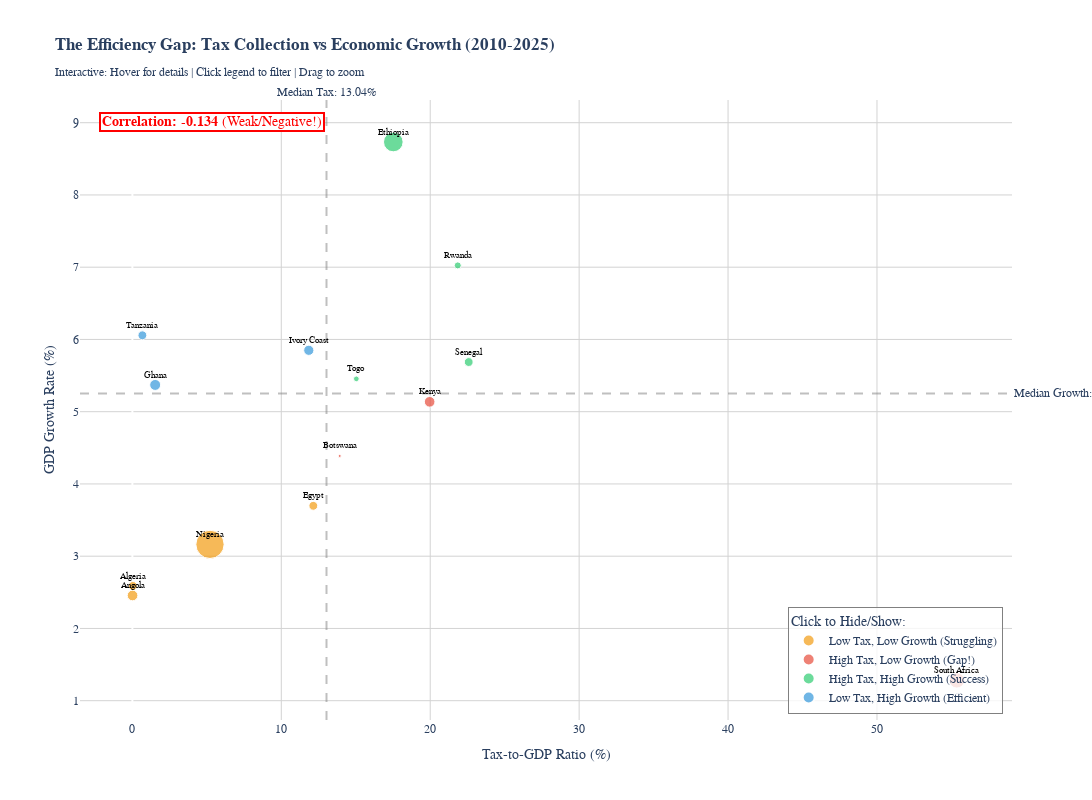

Here is the notebook cell this chart was saved with:
### Markdown cell above
## Chart 1: Interactive Efficiency Gap Quadrants
**Features:**
- Hover tooltips showing exact values
- Zoom and pan capabilities
- Click legend to hide/show countries
- Color-coded by performance quadrant

### Code cell
# Calculate averages per country (2010-2025)
country_avg = recent_df.groupby('Country').agg({
    'Tax_to_GDP_Ratio': 'mean',
    'GDP Growth Rate': 'mean',
    'Population': 'mean',
    'Capital Expenditure': 'mean',
    'Government Debt': 'mean'
}).reset_index()

# Define quadrants
tax_median = country_avg['Tax_to_GDP_Ratio'].median()
growth_median = country_avg['GDP Growth Rate'].median()

def classify_quadrant(row):
    if row['Tax_to_GDP_Ratio'] >= tax_median and row['GDP Growth Rate'] >= growth_median:
        return 'High Tax, High Growth (Success)'
    elif row['Tax_to_GDP_Ratio'] < tax_median and row['GDP Growth Rate'] >= growth_median:
        return 'Low Tax, High Growth (Efficient)'
    elif row['Tax_to_GDP_Ratio'] >= tax_median and row['GDP Growth Rate'] < growth_median:
        return 'High Tax, Low Growth (Gap!)'
    else:
        return 'Low Tax, Low Growth (Struggling)'

country_avg['Quadrant'] = country_avg.apply(classify_quadrant, axis=1)

# Create interactive scatter plot
fig1 = px.scatter(
    country_avg,
    x='Tax_to_GDP_Ratio',
    y='GDP Growth Rate',
    color='Quadrant',
    size='Population',
    hover_name='Country',
    hover_data={
        'Tax_to_GDP_Ratio': ':.2f',
        'GDP Growth Rate': ':.2f',
        'Population': ':,.0f',
        'Capital Expenditure': ':,.0f',
        'Government Debt': ':,.0f',
        'Quadrant': True
    },
    labels={
        'Tax_to_GDP_Ratio': 'Tax-to-GDP Ratio (%)',
        'GDP Growth Rate': 'GDP Growth Rate (%)',
        'Population': 'Population',
        'Capital Expenditure': 'Capital Expenditure (Million)',
        'Government Debt': 'Government Debt (Million)'
    },
    title='<b>The Efficiency Gap: Tax Collection vs Economic Growth (2010-2025)</b><br><sub>Interactive: Hover for details | Click legend to filter | Drag to zoom</sub>',
    color_discrete_map={
        'High Tax, High Growth (Success)': '#2ecc71',
        'Low Tax, High Growth (Efficient)': '#3498db',
        'High Tax, Low Growth (Gap!)': '#e74c3c',
        'Low Tax, Low Growth (Struggling)': '#f39c12'
    },
    width=1200,
    height=800
)

# Add quadrant lines
fig1.add_hline(y=growth_median, line_dash="dash", line_color="gray", opacity=0.5,
               annotation_text=f"Median Growth: {growth_median:.2f}%", annotation_position="right")
fig1.add_vline(x=tax_median, line_dash="dash", line_color="gray", opacity=0.5,
               annotation_text=f"Median Tax: {tax_median:.2f}%", annotation_position="top")

# Add country labels
for idx, row in country_avg.iterrows():
    fig1.add_annotation(
        x=row['Tax_to_GDP_Ratio'],
        y=row['GDP Growth Rate'],
        text=row['Country'],
        showarrow=False,
        yshift=10,
        font=dict(size=9, color='black')
    )

# Calculate correlation
corr = country_avg[['Tax_to_GDP_Ratio', 'GDP Growth Rate']].corr().iloc[0, 1]
fig1.add_annotation(
    text=f"<b>Correlation: {corr:.3f}</b> (Weak/Negative!)",
    xref="paper", yref="paper",
    x=0.02, y=0.98,
    showarrow=False,
    font=dict(size=14, color='red'),
    bgcolor='white',
    bordercolor='red',
    borderwidth=2
)

# Update layout
fig1.update_layout(
    font=dict(family="Arial", size=12),
    plot_bgcolor='white',
    paper_bgcolor='white',
    legend=dict(
        title="Click to Hide/Show:",
        orientation="v",
        yanchor="bottom",
        y=0.01,
        xanchor="right",
        x=0.99,
        bgcolor="rgba(255,255,255,0.8)",
        bordercolor="gray",
        borderwidth=1
    )
)

fig1.update_xaxes(showgrid=True, gridcolor='lightgray')
fig1.update_yaxes(showgrid=True, gridcolor='lightgray')

# Save as HTML
fig1.write_html('../visualizations/01_efficiency_gap_INTERACTIVE.html')
print("✅ Chart 1 saved: visualizations/01_efficiency_gap_INTERACTIVE.html")

# Display in notebook
fig1.show()

### Figure 1 — Plotly figure (JSON) as saved in the notebook; plotly's stock layout.template omitted (floating-point values rounded to 4 significant figures)
{"data": [{"customdata": [[18970215, 2611.0, 22280.0, "Low Tax, Low Growth (Struggling)"], [27400000.0, 2611.0, 22280.0, "Low Tax, Low Growth (Struggling)"], [18970215, 2611.0, 50260.0, "Low Tax, Low Growth (Struggling)"], [194000000.0, 163700.0, 42150000.0, "Low Tax, Low Growth (Struggling)"]], "hovertemplate": "<b>%{hovertext}</b><br><br>Quadrant=%{customdata[3]}<br>Tax-to-GDP Ratio (%)=%{x:.2f}<br>GDP Growth Rate (%)=%{y:.2f}<br>Population=%{customdata[0]:,.0f}<br>Capital Expenditure (Million)=%{customdata[1]:,.0f}<br>Government Debt (Million)=%{customdata[2]:,.0f}<extra></extra>", "hovertext": ["Algeria", "Angola", "Egypt", "Nigeria"], "legendgroup": "Low Tax, Low Growth (Struggling)", "marker": {"color": "#f39c12", "size": [18970000.0, 27400000.0, 18970000.0, 194000000.0], "sizemode": "area", "sizeref": 485000.0, "symbol": "circle"}, "mode": "markers", "name": "Low Tax, Low Growth (Struggling)", "orientation": "v", "showlegend": true, "type": "scatter", "x": [0.02713, 0.01052, 12.15, 5.211], "xaxis": "x", "y": [2.589, 2.456, 3.697, 3.163], "yaxis": "y"}, {"customdata": [[2281998, 2611.0, 22280.0, "High Tax, Low Growth (Gap!)"], [27460000.0, 212200.0, 22280.0, "High Tax, Low Growth (Gap!)"], [57239375, 228200.0, 2892000.0, "High Tax, Low Growth (Gap!)"]], "hovertemplate": "<b>%{hovertext}</b><br><br>Quadrant=%{customdata[3]}<br>Tax-to-GDP Ratio (%)=%{x:.2f}<br>GDP Growth Rate (%)=%{y:.2f}<br>Population=%{customdata[0]:,.0f}<br>Capital Expenditure (Million)=%{customdata[1]:,.0f}<br>Government Debt (Million)=%{customdata[2]:,.0f}<extra></extra>", "hovertext": ["Botswana", "Kenya", "South Africa"], "legendgroup": "High Tax, Low Growth (Gap!)", "marker": {"color": "#e74c3c", "size": [2282000.0, 27460000.0, 57240000.0], "sizemode": "area", "sizeref": 485000.0, "symbol": "circle"}, "mode": "markers", "name": "High Tax, Low Growth (Gap!)", "orientation": "v", "showlegend": true, "type": "scatter", "x": [13.92, 19.96, 55.36], "xaxis": "x", "y": [4.388, 5.137, 1.281], "yaxis": "y"}, {"customdata": [[93500000.0, 189800.0, 22280.0, "High Tax, High Growth (Success)"], [11956250, 970.5, 5279.0, "High Tax, High Growth (Success)"], [18970215, 704.2, 22280.0, "High Tax, High Growth (Success)"], [7939000.0, 321.6, 1370.0, "High Tax, High Growth (Success)"]], "hovertemplate": "<b>%{hovertext}</b><br><br>Quadrant=%{customdata[3]}<br>Tax-to-GDP Ratio (%)=%{x:.2f}<br>GDP Growth Rate (%)=%{y:.2f}<br>Population=%{customdata[0]:,.0f}<br>Capital Expenditure (Million)=%{customdata[1]:,.0f}<br>Government Debt (Million)=%{customdata[2]:,.0f}<extra></extra>", "hovertext": ["Ethiopia", "Rwanda", "Senegal", "Togo"], "legendgroup": "High Tax, High Growth (Success)", "marker": {"color": "#2ecc71", "size": [93500000.0, 11960000.0, 18970000.0, 7939000.0], "sizemode": "area", "sizeref": 485000.0, "symbol": "circle"}, "mode": "markers", "name": "High Tax, High Growth (Success)", "orientation": "v", "showlegend": true, "type": "scatter", "x": [17.52, 21.85, 22.58, 15.04], "xaxis": "x", "y": [8.733, 7.025, 5.688, 5.455], "yaxis": "y"}, {"customdata": [[29247779, 2611.0, 36770.0, "Low Tax, High Growth (Efficient)"], [25220000.0, 2611.0, 22280.0, "Low Tax, High Growth (Efficient)"], [18970215, 8304.0, 22280.0, "Low Tax, High Growth (Efficient)"]], "hovertemplate": "<b>%{hovertext}</b><br><br>Quadrant=%{customdata[3]}<br>Tax-to-GDP Ratio (%)=%{x:.2f}<br>GDP Growth Rate (%)=%{y:.2f}<br>Population=%{customdata[0]:,.0f}<br>Capital Expenditure (Million)=%{customdata[1]:,.0f}<br>Government Debt (Million)=%{customdata[2]:,.0f}<extra></extra>", "hovertext": ["Ghana", "Ivory Coast", "Tanzania"], "legendgroup": "Low Tax, High Growth (Efficient)", "marker": {"color": "#3498db", "size": [29250000.0, 25220000.0, 18970000.0], "sizemode": "area", "sizeref": 485000.0, "symbol": "circle"}, "mode": "markers", "name": "Low Tax, High Growth (Efficient)", "orientation": "v", "showlegend": true, "type": "scatter", "x": [1.53, 11.85, 0.6714], "xaxis": "x", "y": [5.371, 5.85, 6.058], "yaxis": "y"}], "layout": {"annotations": [{"showarrow": false, "text": "Median Growth: 5.25%", "x": 1, "xanchor": "left", "xref": "x domain", "y": 5.254, "yanchor": "middle", "yref": "y"}, {"showarrow": false, "text": "Median Tax: 13.04%", "x": 13.04, "xanchor": "center", "xref": "x", "y": 1, "yanchor": "bottom", "yref": "y domain"}, {"font": {"color": "black", "size": 9}, "showarrow": false, "text": "Algeria", "x": 0.02713, "y": 2.589, "yshift": 10}, {"font": {"color": "black", "size": 9}, "showarrow": false, "text": "Angola", "x": 0.01052, "y": 2.456, "yshift": 10}, {"font": {"color": "black", "size": 9}, "showarrow": false, "text": "Botswana", "x": 13.92, "y": 4.388, "yshift": 10}, {"font": {"color": "black", "size": 9}, "showarrow": false, "text": "Egypt", "x": 12.15, "y": 3.697, "yshift": 10}, {"font": {"color": "black", "size": 9}, "showarrow": false, "text": "Ethiopia", "x": 17.52, "y": 8.733, "yshift": 10}, {"font": {"color": "black", "size": 9}, "showarrow": false, "text": "Ghana", "x": 1.53, "y": 5.371, "yshift": 10}, {"font": {"color": "black", "size": 9}, "showarrow": false, "text": "Ivory Coast", "x": 11.85, "y": 5.85, "yshift": 10}, {"font": {"color": "black", "size": 9}, "showarrow": false, "text": "Kenya", "x": 19.96, "y": 5.137, "yshift": 10}, {"font": {"color": "black", "size": 9}, "showarrow": false, "text": "Nigeria", "x": 5.211, "y": 3.163, "yshift": 10}, {"font": {"color": "black", "size": 9}, "showarrow": false, "text": "Rwanda", "x": 21.85, "y": 7.025, "yshift": 10}, {"font": {"color": "black", "size": 9}, "showarrow": false, "text": "Senegal", "x": 22.58, "y": 5.688, "yshift": 10}, {"font": {"color": "black", "size": 9}, "showarrow": false, "text": "South Africa", "x": 55.36, "y": 1.281, "yshift": 10}, {"font": {"color": "black", "size": 9}, "showarrow": false, "text": "Tanzania", "x": 0.6714, "y": 6.058, "yshift": 10}, {"font": {"color": "black", "size": 9}, "showarrow": false, "text": "Togo", "x": 15.04, "y": 5.455, "yshift": 10}, {"bgcolor": "white", "bordercolor": "red", "borderwidth": 2, "font": {"color": "red", "size": 14}, "showarrow": false, "text": "<b>Correlation: -0.134</b> (Weak/Negative!)", "x": 0.02, "xref": "paper", "y": 0.98, "yref": "paper"}], "font": {"family": "Arial", "size": 12}, "height": 800, "legend": {"bgcolor": "rgba(255,255,255,0.8)", "bordercolor": "gray", "borderwidth": 1, "itemsizing": "constant", "orientation": "v", "title": {"text": "Click to Hide/Show:"}, "tracegroupgap": 0, "x": 0.99, "xanchor": "right", "y": 0.01, "yanchor": "bottom"}, "paper_bgcolor": "white", "plot_bgcolor": "white", "shapes": [{"line": {"color": "gray", "dash": "dash"}, "opacity": 0.5, "type": "line", "x0": 0, "x1": 1, "xref": "x domain", "y0": 5.254, "y1": 5.254, "yref": "y"}, {"line": {"color": "gray", "dash": "dash"}, "opacity": 0.5, "type": "line", "x0": 13.04, "x1": 13.04, "xref": "x", "y0": 0, "y1": 1, "yref": "y domain"}], "title": {"text": "<b>The Efficiency Gap: Tax Collection vs Economic Growth (2010-2025)</b><br><sub>Interactive: Hover for details | Click legend to filter | Drag to zoom</sub>"}, "width": 1200, "xaxis": {"anchor": "y", "domain": [0, 1], "gridcolor": "lightgray", "showgrid": true, "title": {"text": "Tax-to-GDP Ratio (%)"}}, "yaxis": {"anchor": "x", "domain": [0, 1], "gridcolor": "lightgray", "showgrid": true, "title": {"text": "GDP Growth Rate (%)"}}}}
